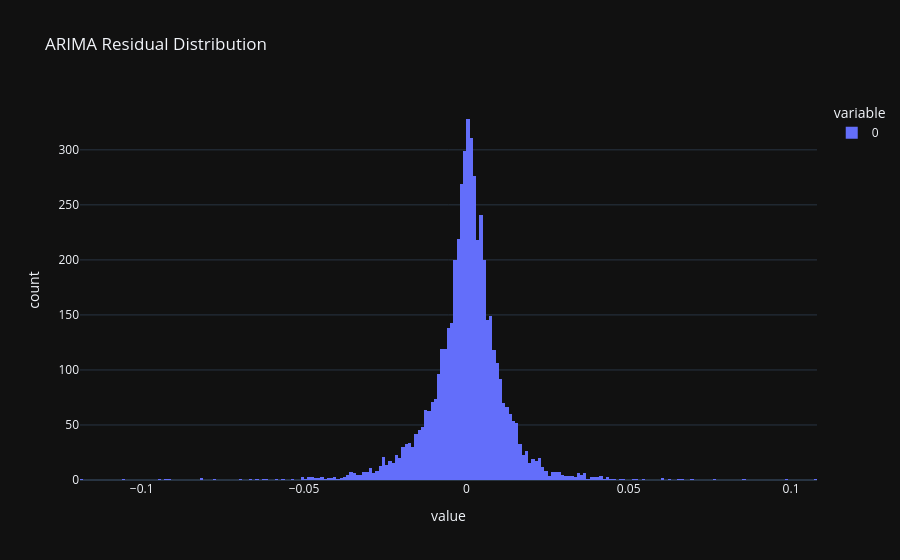

Notebook code cell kept with this figure:
### Code cell
# Residual Distribution

residuals.plot.hist(
    bins = 50,
    title = 'ARIMA Residual Distribution'
)

### Figure 1 — Plotly figure (JSON) as saved in the notebook; plotly's stock layout.template omitted (floating-point values rounded to 4 significant figures; data arrays with more than 128 entries replaced by an {"elided": "..."} marker saying what was removed)
{"data": [{"bingroup": "x", "hovertemplate": "variable=0<br>value=%{x}<br>count=%{y}<extra></extra>", "legendgroup": "0", "marker": {"color": "#636efa", "pattern": {"shape": ""}}, "name": "0", "orientation": "v", "showlegend": true, "type": "histogram", "x": {"elided": "5129 float values"}, "xaxis": "x", "yaxis": "y"}], "layout": {"barmode": "relative", "legend": {"title": {"text": "variable"}, "tracegroupgap": 0}, "title": {"text": "ARIMA Residual Distribution"}, "xaxis": {"anchor": "y", "domain": [0, 1], "title": {"text": "value"}}, "yaxis": {"anchor": "x", "domain": [0, 1], "title": {"text": "count"}}}}
